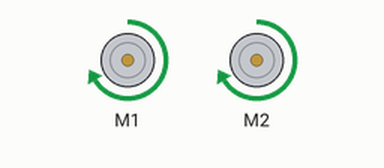
Recording of a sketch running on a simulated Arduino Uno, built with avr-gcc and run on an emulated ATmega328P. On the bench: 2 × DC motor (green arrow = forward, orange = backward, longer = faster). What the sketch prints to the serial monitor is not drawn.

Above: at 0.7 s.
At 2.5 s:
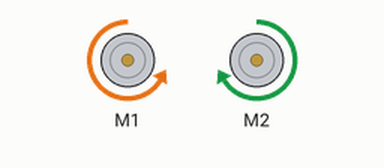
At 5.5 s:
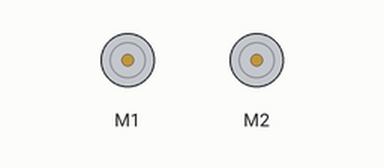
Timing chart, 0 to 8.5 s (numbered marks = the images above):
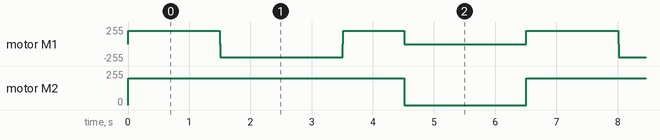

Measured:
- by itself, motor M2: alternates forward 200/255 for 4.5 s and stopped for 2.0 s
- by itself, motor M1: repeats every 6.5 s: stopped 0.01 s, backward 200/255 2.0 s, stopped 0.01 s, forward 200/255 0.99 s, stopped 2.0 s, forward 200/255 1.5 s

The sketch:

test-program.ino
```cpp
#include <AFMotor.h>

AF_DCMotor motorL(1, MOTOR12_64KHZ);
AF_DCMotor motorR(2, MOTOR12_64KHZ);

void setup() {
  Serial.begin(9600);
  Serial.println("Motor test");

  motorL.setSpeed(200);
  motorR.setSpeed(200);
}

void loop(){


  motorL.run(FORWARD);
  motorR.run(FORWARD);
  delay(1500);

  motorL.run(RELEASE);
  delay(10);
  motorL.run(BACKWARD);
  //motorR.run(BACKWARD);
  delay(500);

  motorR.run(FORWARD);
  delay(1500);
  motorL.run(RELEASE);
  delay(10);
  motorL.run(FORWARD);
  delay(990);

  motorR.run(RELEASE);
  motorL.run(RELEASE);
  delay(2000);
}
```
